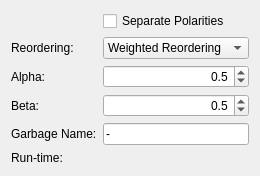
<?xml version="1.0" encoding="UTF-8"?>
<ui version="4.0">
 <class>ESOPSynthesis</class>
 <widget class="QWidget" name="ESOPSynthesis">
  <property name="geometry">
   <rect>
    <x>0</x>
    <y>0</y>
    <width>257</width>
    <height>167</height>
   </rect>
  </property>
  <property name="windowTitle">
   <string/>
  </property>
  <layout class="QFormLayout" name="formLayout">
   <item row="0" column="1">
    <widget class="QCheckBox" name="separate_polarities">
     <property name="text">
      <string>Separate Polarities</string>
     </property>
    </widget>
   </item>
   <item row="1" column="0">
    <widget class="QLabel" name="label">
     <property name="text">
      <string>Reordering:</string>
     </property>
     <property name="buddy">
      <cstring>reordering</cstring>
     </property>
    </widget>
   </item>
   <item row="1" column="1">
    <widget class="QComboBox" name="reordering">
     <item>
      <property name="text">
       <string>Weighted Reordering</string>
      </property>
     </item>
    </widget>
   </item>
   <item row="2" column="0">
    <widget class="QLabel" name="label_2">
     <property name="text">
      <string>Alpha:</string>
     </property>
     <property name="buddy">
      <cstring>alpha</cstring>
     </property>
    </widget>
   </item>
   <item row="2" column="1">
    <widget class="QDoubleSpinBox" name="alpha">
     <property name="alignment">
      <set>Qt::AlignRight|Qt::AlignTrailing|Qt::AlignVCenter</set>
     </property>
     <property name="decimals">
      <number>1</number>
     </property>
     <property name="singleStep">
      <double>0.100000000000000</double>
     </property>
     <property name="value">
      <double>0.500000000000000</double>
     </property>
    </widget>
   </item>
   <item row="3" column="0">
    <widget class="QLabel" name="label_3">
     <property name="text">
      <string>Beta:</string>
     </property>
     <property name="buddy">
      <cstring>beta</cstring>
     </property>
    </widget>
   </item>
   <item row="3" column="1">
    <widget class="QDoubleSpinBox" name="beta">
     <property name="alignment">
      <set>Qt::AlignRight|Qt::AlignTrailing|Qt::AlignVCenter</set>
     </property>
     <property name="decimals">
      <number>1</number>
     </property>
     <property name="singleStep">
      <double>0.100000000000000</double>
     </property>
     <property name="value">
      <double>0.500000000000000</double>
     </property>
    </widget>
   </item>
   <item row="4" column="0">
    <widget class="QLabel" name="label_4">
     <property name="text">
      <string>Garbage Name:</string>
     </property>
     <property name="buddy">
      <cstring>garbage_name</cstring>
     </property>
    </widget>
   </item>
   <item row="4" column="1">
    <widget class="QLineEdit" name="garbage_name">
     <property name="text">
      <string>-</string>
     </property>
    </widget>
   </item>
   <item row="5" column="0">
    <widget class="QLabel" name="label_5">
     <property name="text">
      <string>Run-time:</string>
     </property>
    </widget>
   </item>
   <item row="5" column="1">
    <widget class="QLabel" name="runtime">
     <property name="text">
      <string/>
     </property>
    </widget>
   </item>
  </layout>
 </widget>
 <resources/>
 <connections/>
</ui>
